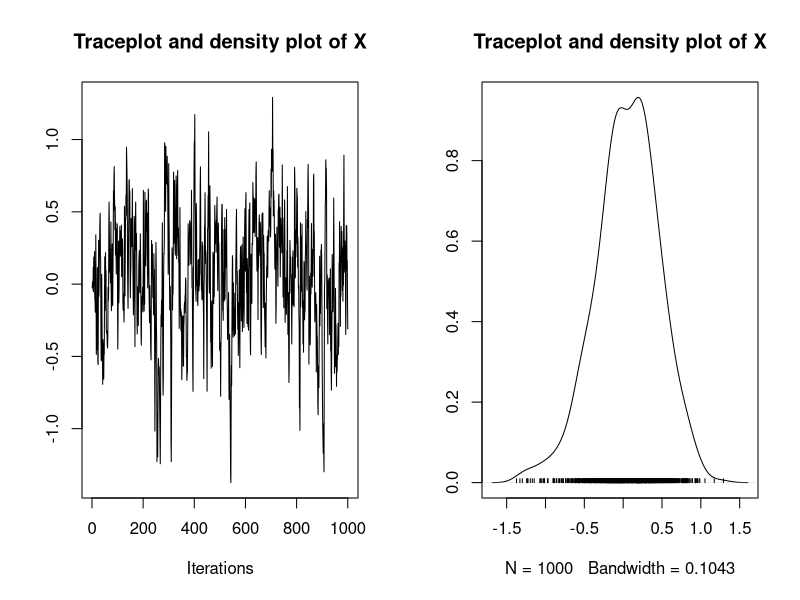
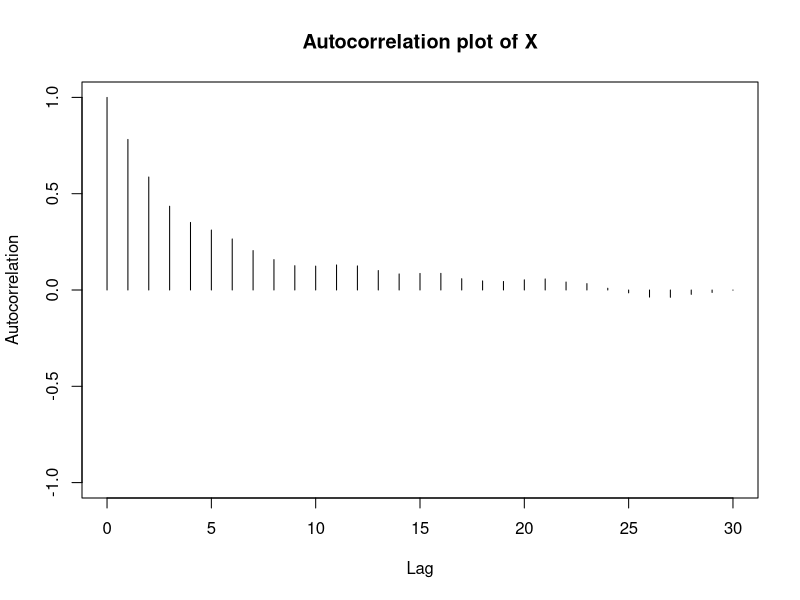
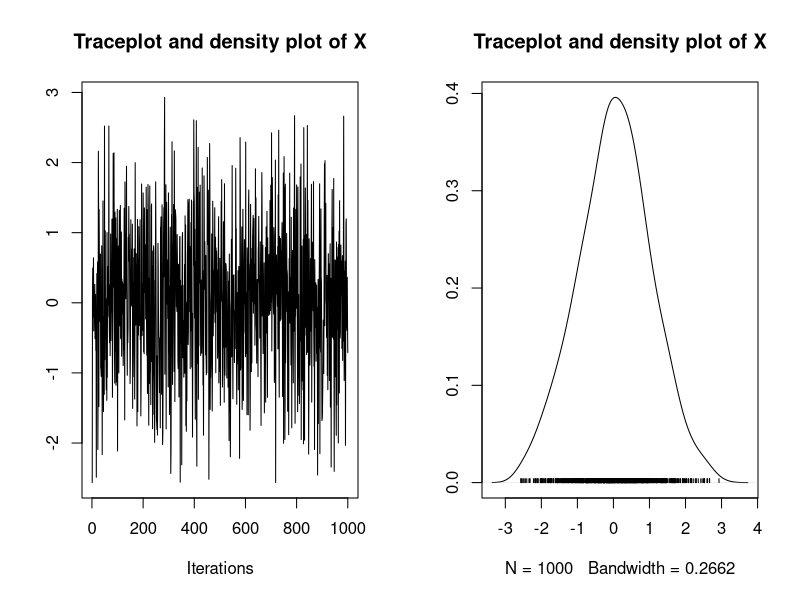
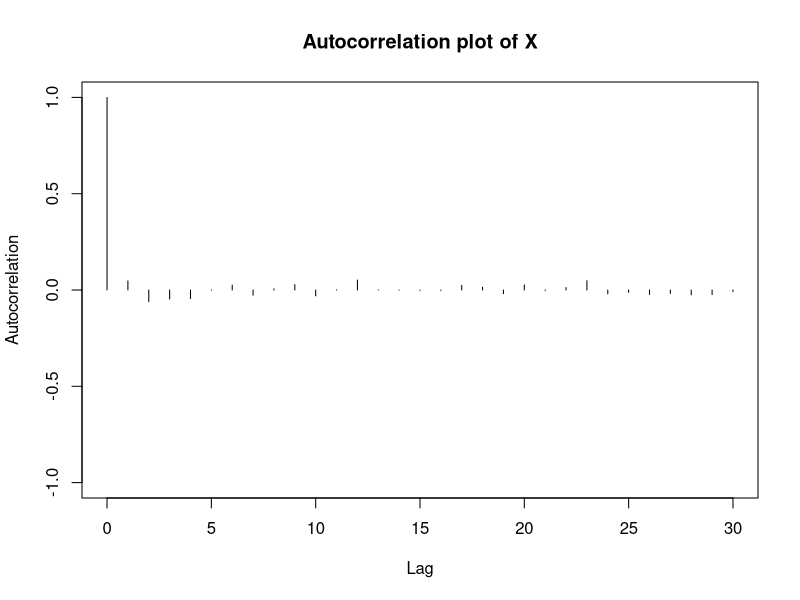

Reproduce these figures in R, in order.
## ---- chunk 1
knitr::opts_chunk$set(echo = TRUE)
library(mvtnorm)
library(MCMCpack)
## ---- chunk 2
# p(x|y,z)
mux_1 = 0
mux_2 = c(0,0)
sigmax_11 = 1
sigmax_22 = matrix(c(1,0.1,0.1,1),nrow=2,ncol=2)
sigmax_12 = sigmax_21 = c(0.9,0.1)

# p(y|x,z)
muy_1 = 0
muy_2 = c(0,0)
sigmay_11 = 1
sigmay_22 = matrix(c(1,0.1,0.1,1),nrow=2,ncol=2)
sigmay_12 = sigmay_21 = c(0.9,0.1)


# p(z|x,y)
muz_1 = 0
muz_2 = c(0,0)
sigmaz_11 = 1
sigmaz_22 = matrix(c(1,0.9,0.9,1),nrow=2,ncol=2)
sigmaz_12 = sigmaz_21 = c(0.1,0.1)

## Gibbs sampler
n_iter <- 1000; burn_in <- 0.3*n_iter
set.seed(1234)

# Innitialize the values
X_n = Y_n = Z_n = 0
X = Y = Z = NULL

for (s in 1:(n_iter+burn_in)){
  #update X_n
  mux = mux_1 + sigmax_12%*%solve(sigmax_22)%*%(c(Y_n,Z_n) - mux_2)
  varx = sigmax_11 - sigmax_12%*%solve(sigmax_22)%*%sigmax_21
  X_n <- rnorm(1, mean = mux, sd= varx)
  
  #update Y_n
  muy = muy_1 + sigmay_12%*%solve(sigmay_22)%*%(c(X_n,Z_n) - muy_2)
  vary = sigmay_11 - sigmay_12%*%solve(sigmay_22)%*%sigmay_21
  Y_n <- rnorm(1, mean = muy, sd= vary)
  
  #update Z_n
  muz = muz_1 + sigmaz_12%*%solve(sigmaz_22)%*%(c(X_n,Y_n) - muz_2)
  varz = sigmaz_11 - sigmaz_12%*%solve(sigmaz_22)%*%sigmaz_21
  Z_n <- rnorm(1, mean = muz, sd= varz)
  
  #save results only past burn-in
  if(s > burn_in){
    X <- rbind(X,X_n)
    Y <- rbind(Y,Y_n)
    Z <- rbind(Z,Z_n)
  }
}

# trace plot of X
X.mcmc <- mcmc(X,start=1)
plot(X.mcmc, main='Traceplot and density plot of X')

# autocorrelation plot of X
autocorr.plot(X.mcmc, main='Autocorrelation plot of X')
## ---- chunk 3
# p((x,y)|z)
muxy_1 = c(0,0)
muxy_2 = 0
sigmaxy_11 = matrix(c(1,0.9,0.9,1),nrow=2,ncol=2)
sigmaxy_22 = 1
sigmaxy_12 = sigmaxy_21 = c(0.1,0.1)

#p(z|(x,y) is given above

## Gibbs Sampler
n_iter <- 1000; burn_in <- 0.3*n_iter
set.seed(1234)

#Innitialize the values
Z_n = 0
XY = Z = NULL

for (s in 1:(n_iter+burn_in)){
  #update X_n, Y_n
  muxy = muxy_1 + sigmaxy_12%*%solve(sigmaxy_22)%*%(c(Z_n) - muxy_2)
  varxy = sigmaxy_11 - sigmaxy_12%*%solve(sigmaxy_22)%*%sigmaxy_21
  XY_n <- rmvnorm(1, mean = muxy, sigma= varxy)
  
  #update Z_n
  muz = muz_1 + sigmaz_12%*%solve(sigmaz_22)%*%(c(XY_n) - muz_2)
  varz = sigmaz_11 - sigmaz_12%*%solve(sigmaz_22)%*%sigmaz_21
  Z_n <- rnorm(1, mean = muz, sd= varz)
  
  #save results only past burn-in
  if(s > burn_in){
    XY <- rbind(XY,XY_n)
    Z <- rbind(Z,Z_n)
  }
}

colnames(XY) <- c("X","Y")

# Diagnostics
XY.mcmc <- mcmc(XY,start=1); 

plot(XY.mcmc[,'X'], main = 'Traceplot and density plot of X')
autocorr.plot(XY.mcmc[,'X'], main='Autocorrelation plot of X')
